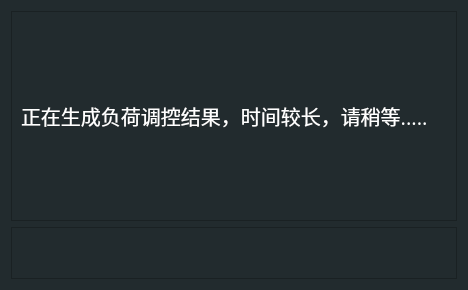
<?xml version="1.0" encoding="UTF-8"?>
<ui version="4.0">
 <class>M2Dialog2</class>
 <widget class="QDialog" name="M2Dialog2">
  <property name="geometry">
   <rect>
    <x>0</x>
    <y>0</y>
    <width>468</width>
    <height>290</height>
   </rect>
  </property>
  <property name="windowTitle">
   <string>正在运行中......</string>
  </property>
  <property name="styleSheet">
   <string notr="true">background-color: #222b2e;</string>
  </property>
  <layout class="QVBoxLayout" name="verticalLayout">
   <item>
    <widget class="QFrame" name="frame">
     <property name="sizePolicy">
      <sizepolicy hsizetype="Expanding" vsizetype="Expanding">
       <horstretch>0</horstretch>
       <verstretch>4</verstretch>
      </sizepolicy>
     </property>
     <property name="frameShape">
      <enum>QFrame::StyledPanel</enum>
     </property>
     <property name="frameShadow">
      <enum>QFrame::Raised</enum>
     </property>
     <layout class="QHBoxLayout" name="horizontalLayout_2">
      <item>
       <widget class="QLabel" name="label">
        <property name="font">
         <font>
          <family>楷体</family>
          <pointsize>15</pointsize>
          <weight>50</weight>
          <italic>false</italic>
          <bold>false</bold>
         </font>
        </property>
        <property name="styleSheet">
         <string notr="true">color: rgb(255, 255, 255);
font: 15pt &quot;楷体&quot;;</string>
        </property>
        <property name="text">
         <string>正在生成负荷调控结果，时间较长，请稍等.....</string>
        </property>
       </widget>
      </item>
     </layout>
    </widget>
   </item>
   <item>
    <widget class="QFrame" name="frame_2">
     <property name="sizePolicy">
      <sizepolicy hsizetype="Expanding" vsizetype="Expanding">
       <horstretch>0</horstretch>
       <verstretch>1</verstretch>
      </sizepolicy>
     </property>
     <property name="styleSheet">
      <string notr="true">QPushButton{
	border-style: solid;
	border-color: rgb(90, 180, 180);
	border-width: 1px;
	border-radius: 5px;
	color: #d3dae3;
	padding: 2px;
	background-color: #151a1e;
}

QPushButton:hover{
	border-style: solid;
	border-color: rgb(24, 255, 140);
	border-width: 1px;
	border-radius: 5px;
	color: #d3dae3;
	padding: 2px;
	background-color: #1c1f1f;
}
QPushButton:pressed{
	border-style: solid;
	border-color: #050a0e;
	border-width: 1px;
	border-radius: 5px;
	color: #d3dae3;
	padding: 2px;
	background-color: #2c2f2f;
}</string>
     </property>
     <property name="frameShape">
      <enum>QFrame::StyledPanel</enum>
     </property>
     <property name="frameShadow">
      <enum>QFrame::Raised</enum>
     </property>
     <layout class="QHBoxLayout" name="horizontalLayout"/>
    </widget>
   </item>
  </layout>
 </widget>
 <resources/>
 <connections/>
</ui>
